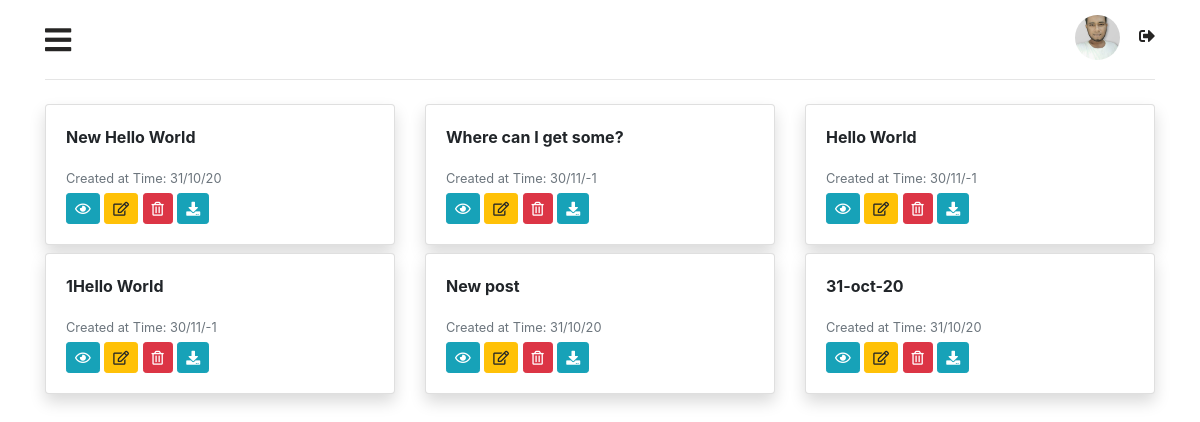
The app's page /index.php (signed in) with its own data.
### tables this page shows
CREATE TABLE `posts` (
  `content_id` int(20) NOT NULL,
  `user_id` int(10) NOT NULL,
  `content_title` text NOT NULL,
  `content_body` text NOT NULL,
  `created_at` timestamp(6) NOT NULL DEFAULT current_timestamp(6),
  `pdf` varchar(255) NOT NULL
);

### index.php (the view, shortened to what this page needs)
<?php
include 'db/function.php';
?>
<!DOCTYPE html>
<html lang="en">
<head>
    <link rel="stylesheet" href="assets/css/fontawesome/css/all.css">
    <link rel="stylesheet" href="assets/css/bootstrap.min.css">
    <link rel="stylesheet" href="assets/css/style.css">
    <link rel="stylesheet" href="assets/css/home.css">
</head>
<body>
    <div class="container" id="blur">
                <span class="side-menu" style="font-size:30px;cursor:pointer" onclick="openNav()"><i class="fas fa-bars"></i></span>
                <div class="right-side">
                    <div class="profile">
                      <div class="dropdown">
                        <a href="#" id="profile-dropdown"  type="button" id="dropdownMenu2" data-toggle="dropdown" aria-haspopup="true" aria-expanded="false"><img src="assets/img/user_img/<?php echo $_SESSION['user_photo'];?>" alt=""></a>
                        <a class="logout" href="?logout=user-logout"><i class="fas fa-sign-out-alt"></i></a>
      </div>
                    </div>
                </div>
                <hr>
        <div class="row">
            <?php
            $user_id = $_SESSION['id'];
            $sql_post = "SELECT * FROM posts WHERE user_id ='$user_id'";
            $data = $conn -> query($sql_post);
            while ($post_data = $data -> fetch_assoc()):
            ?>
            <div class="col-md-4">
                <div class="card mt-2 shadow">
                    <div class="card-body">
                        <div class="main-text">
                            <p>
                               <b><?php echo $post_data['content_title']; ?></b>
                            </p>
                            <div class="date mb-1 text-muted">
                              <small class="text-muted">Created at <?php
                                $date = strtotime($post_data['created_at']);
                                echo "Time: ".date('d/m/y',$date)."<br>";
                             ?></small>
                            </div>
                            <a href="#<?php echo $post_data['content_id']; ?>" class=" btn btn-info btn-sm " ><i class="far fa-eye"></i></a>
                            <a href="post-edit.php?id=<?php echo $post_data['content_id']; ?>" class=" btn btn-warning btn-sm "  ><i class="far fa-edit"></i></a>
                            <a id="data_delete" class="btn btn-danger btn-sm" href="delete.php?id=<?php echo $post_data['content_id'];  ?>"><i class="far fa-trash-alt"></i></a>
                            <a href="download.php?file=<?php echo $post_data['pdf']; ?>" class=" btn btn-info btn-sm "  ><i class="fas fa-download"></i></a>
                        </div>
                    </div>
                </div>
            </div>
            <?php endwhile; ?>
        </div>
</body>
</html>

### assets/css/style.css (style rules this page uses)
* { margin: 0; padding: 0; }

### assets/css/home.css (style rules this page uses)
.side-menu i { margin-top: 25px; color: #262524; }
.right-side { float: right; }
.right-side .profile img { margin: 15px; width: 45px; height: 45px; border-radius: 50%; object-fit: cover; }
.logout { color: #262524; }
a:link, a:visited { text-decoration: none; }

### records on screen
posts: content_title "New Hello World", created_at "31/10/20"
posts: content_title "Where can I get some?", created_at "30/11/-1"
posts: content_title "Hello World", created_at "30/11/-1"
posts: content_title "1Hello World", created_at "30/11/-1"
posts: content_title "New post", created_at "31/10/20"
posts: content_title "31-oct-20", created_at "31/10/20"
